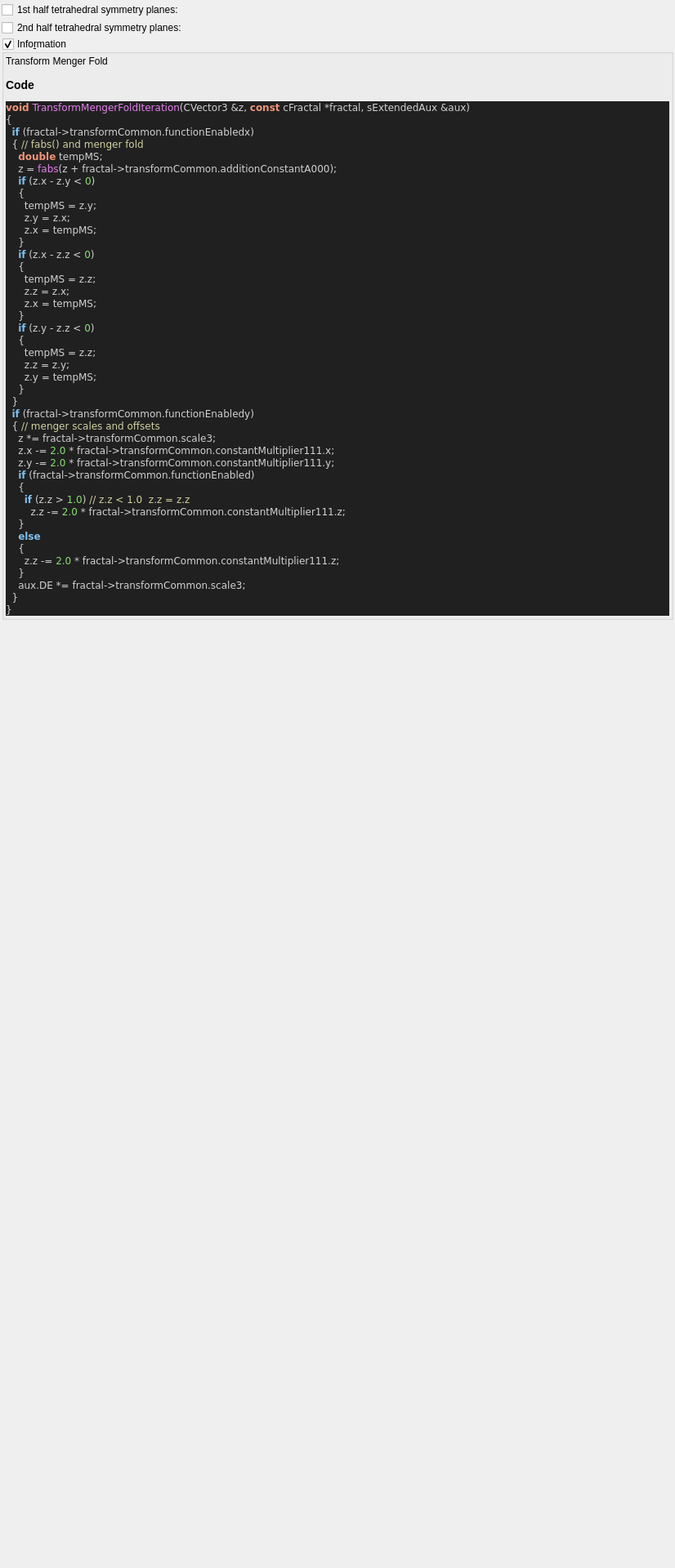
<?xml version="1.0" encoding="UTF-8"?>
<ui version="4.0">
 <class>Form</class>
 <widget class="QWidget" name="Form">
  <property name="geometry">
   <rect>
    <x>0</x>
    <y>0</y>
    <width>826</width>
    <height>1920</height>
   </rect>
  </property>
  <property name="windowTitle">
   <string>Form</string>
  </property>
  <layout class="QVBoxLayout" name="verticalLayout">
   <property name="spacing">
    <number>2</number>
   </property>
   <property name="leftMargin">
    <number>2</number>
   </property>
   <property name="topMargin">
    <number>2</number>
   </property>
   <property name="rightMargin">
    <number>2</number>
   </property>
   <property name="bottomMargin">
    <number>2</number>
   </property>
   <item>
    <widget class="QCheckBox" name="checkBox_transf_function_enabledx">
     <property name="text">
      <string>1st half tetrahedral symmetry planes:</string>
     </property>
    </widget>
   </item>
   <item>
    <widget class="QCheckBox" name="checkBox_transf_function_enabledy">
     <property name="text">
      <string>2nd half tetrahedral symmetry planes:</string>
     </property>
    </widget>
   </item>
   <item>
    <widget class="MyGroupBox" name="groupCheck_info">
     <property name="title">
      <string>Info&amp;rmation</string>
     </property>
     <property name="flat">
      <bool>false</bool>
     </property>
     <property name="checkable">
      <bool>true</bool>
     </property>
     <layout class="QVBoxLayout" name="verticalLayout_2">
      <property name="spacing">
       <number>2</number>
      </property>
      <property name="leftMargin">
       <number>2</number>
      </property>
      <property name="topMargin">
       <number>2</number>
      </property>
      <property name="rightMargin">
       <number>2</number>
      </property>
      <property name="bottomMargin">
       <number>2</number>
      </property>
      <item>
       <widget class="QLabel" name="label_code_content">
        <property name="text">
         <string>&lt;p&gt;Transform Menger Fold&lt;/p&gt;&lt;table&gt;
&lt;/table&gt;
&lt;h3&gt;Code&lt;/h3&gt;
&lt;body style=&quot;background-color:#202020&quot;&gt;
&lt;pre style=&quot;color:#d0d0d0; background-color:#202020;  font-family:'Courier New',monospace;&quot;&gt;&lt;span style=&quot;color:#f09479; font-weight:bold&quot;&gt;void&lt;/span&gt; &lt;span style=&quot;color:#e47eed&quot;&gt;TransformMengerFoldIteration&lt;/span&gt;&lt;span style=&quot;color:#d0d0d0&quot;&gt;(&lt;/span&gt;CVector3 &lt;span style=&quot;color:#d0d0d0&quot;&gt;&amp;amp;&lt;/span&gt;z&lt;span style=&quot;color:#d0d0d0&quot;&gt;,&lt;/span&gt; &lt;span style=&quot;color:#f09479; font-weight:bold&quot;&gt;const&lt;/span&gt; cFractal &lt;span style=&quot;color:#d0d0d0&quot;&gt;*&lt;/span&gt;fractal&lt;span style=&quot;color:#d0d0d0&quot;&gt;,&lt;/span&gt; sExtendedAux &lt;span style=&quot;color:#d0d0d0&quot;&gt;&amp;amp;&lt;/span&gt;aux&lt;span style=&quot;color:#d0d0d0&quot;&gt;)&lt;/span&gt;
&lt;span style=&quot;color:#d0d0d0&quot;&gt;{&lt;/span&gt;
  &lt;span style=&quot;color:#7ec0ee; font-weight:bold&quot;&gt;if&lt;/span&gt; &lt;span style=&quot;color:#d0d0d0&quot;&gt;(&lt;/span&gt;fractal&lt;span style=&quot;color:#d0d0d0&quot;&gt;-&amp;gt;&lt;/span&gt;transformCommon&lt;span style=&quot;color:#d0d0d0&quot;&gt;.&lt;/span&gt;functionEnabledx&lt;span style=&quot;color:#d0d0d0&quot;&gt;)&lt;/span&gt;
  &lt;span style=&quot;color:#d0d0d0&quot;&gt;{&lt;/span&gt; &lt;span style=&quot;color:#d0d0a0&quot;&gt;// fabs() and menger fold&lt;/span&gt;
    &lt;span style=&quot;color:#f09479; font-weight:bold&quot;&gt;double&lt;/span&gt; tempMS&lt;span style=&quot;color:#d0d0d0&quot;&gt;;&lt;/span&gt;
    z &lt;span style=&quot;color:#d0d0d0&quot;&gt;=&lt;/span&gt; &lt;span style=&quot;color:#e47eed&quot;&gt;fabs&lt;/span&gt;&lt;span style=&quot;color:#d0d0d0&quot;&gt;(&lt;/span&gt;z &lt;span style=&quot;color:#d0d0d0&quot;&gt;+&lt;/span&gt; fractal&lt;span style=&quot;color:#d0d0d0&quot;&gt;-&amp;gt;&lt;/span&gt;transformCommon&lt;span style=&quot;color:#d0d0d0&quot;&gt;.&lt;/span&gt;additionConstantA000&lt;span style=&quot;color:#d0d0d0&quot;&gt;);&lt;/span&gt;
    &lt;span style=&quot;color:#7ec0ee; font-weight:bold&quot;&gt;if&lt;/span&gt; &lt;span style=&quot;color:#d0d0d0&quot;&gt;(&lt;/span&gt;z&lt;span style=&quot;color:#d0d0d0&quot;&gt;.&lt;/span&gt;x &lt;span style=&quot;color:#d0d0d0&quot;&gt;-&lt;/span&gt; z&lt;span style=&quot;color:#d0d0d0&quot;&gt;.&lt;/span&gt;y &lt;span style=&quot;color:#d0d0d0&quot;&gt;&amp;lt;&lt;/span&gt; &lt;span style=&quot;color:#87df71&quot;&gt;0&lt;/span&gt;&lt;span style=&quot;color:#d0d0d0&quot;&gt;)&lt;/span&gt;
    &lt;span style=&quot;color:#d0d0d0&quot;&gt;{&lt;/span&gt;
      tempMS &lt;span style=&quot;color:#d0d0d0&quot;&gt;=&lt;/span&gt; z&lt;span style=&quot;color:#d0d0d0&quot;&gt;.&lt;/span&gt;y&lt;span style=&quot;color:#d0d0d0&quot;&gt;;&lt;/span&gt;
      z&lt;span style=&quot;color:#d0d0d0&quot;&gt;.&lt;/span&gt;y &lt;span style=&quot;color:#d0d0d0&quot;&gt;=&lt;/span&gt; z&lt;span style=&quot;color:#d0d0d0&quot;&gt;.&lt;/span&gt;x&lt;span style=&quot;color:#d0d0d0&quot;&gt;;&lt;/span&gt;
      z&lt;span style=&quot;color:#d0d0d0&quot;&gt;.&lt;/span&gt;x &lt;span style=&quot;color:#d0d0d0&quot;&gt;=&lt;/span&gt; tempMS&lt;span style=&quot;color:#d0d0d0&quot;&gt;;&lt;/span&gt;
    &lt;span style=&quot;color:#d0d0d0&quot;&gt;}&lt;/span&gt;
    &lt;span style=&quot;color:#7ec0ee; font-weight:bold&quot;&gt;if&lt;/span&gt; &lt;span style=&quot;color:#d0d0d0&quot;&gt;(&lt;/span&gt;z&lt;span style=&quot;color:#d0d0d0&quot;&gt;.&lt;/span&gt;x &lt;span style=&quot;color:#d0d0d0&quot;&gt;-&lt;/span&gt; z&lt;span style=&quot;color:#d0d0d0&quot;&gt;.&lt;/span&gt;z &lt;span style=&quot;color:#d0d0d0&quot;&gt;&amp;lt;&lt;/span&gt; &lt;span style=&quot;color:#87df71&quot;&gt;0&lt;/span&gt;&lt;span style=&quot;color:#d0d0d0&quot;&gt;)&lt;/span&gt;
    &lt;span style=&quot;color:#d0d0d0&quot;&gt;{&lt;/span&gt;
      tempMS &lt;span style=&quot;color:#d0d0d0&quot;&gt;=&lt;/span&gt; z&lt;span style=&quot;color:#d0d0d0&quot;&gt;.&lt;/span&gt;z&lt;span style=&quot;color:#d0d0d0&quot;&gt;;&lt;/span&gt;
      z&lt;span style=&quot;color:#d0d0d0&quot;&gt;.&lt;/span&gt;z &lt;span style=&quot;color:#d0d0d0&quot;&gt;=&lt;/span&gt; z&lt;span style=&quot;color:#d0d0d0&quot;&gt;.&lt;/span&gt;x&lt;span style=&quot;color:#d0d0d0&quot;&gt;;&lt;/span&gt;
      z&lt;span style=&quot;color:#d0d0d0&quot;&gt;.&lt;/span&gt;x &lt;span style=&quot;color:#d0d0d0&quot;&gt;=&lt;/span&gt; tempMS&lt;span style=&quot;color:#d0d0d0&quot;&gt;;&lt;/span&gt;
    &lt;span style=&quot;color:#d0d0d0&quot;&gt;}&lt;/span&gt;
    &lt;span style=&quot;color:#7ec0ee; font-weight:bold&quot;&gt;if&lt;/span&gt; &lt;span style=&quot;color:#d0d0d0&quot;&gt;(&lt;/span&gt;z&lt;span style=&quot;color:#d0d0d0&quot;&gt;.&lt;/span&gt;y &lt;span style=&quot;color:#d0d0d0&quot;&gt;-&lt;/span&gt; z&lt;span style=&quot;color:#d0d0d0&quot;&gt;.&lt;/span&gt;z &lt;span style=&quot;color:#d0d0d0&quot;&gt;&amp;lt;&lt;/span&gt; &lt;span style=&quot;color:#87df71&quot;&gt;0&lt;/span&gt;&lt;span style=&quot;color:#d0d0d0&quot;&gt;)&lt;/span&gt;
    &lt;span style=&quot;color:#d0d0d0&quot;&gt;{&lt;/span&gt;
      tempMS &lt;span style=&quot;color:#d0d0d0&quot;&gt;=&lt;/span&gt; z&lt;span style=&quot;color:#d0d0d0&quot;&gt;.&lt;/span&gt;z&lt;span style=&quot;color:#d0d0d0&quot;&gt;;&lt;/span&gt;
      z&lt;span style=&quot;color:#d0d0d0&quot;&gt;.&lt;/span&gt;z &lt;span style=&quot;color:#d0d0d0&quot;&gt;=&lt;/span&gt; z&lt;span style=&quot;color:#d0d0d0&quot;&gt;.&lt;/span&gt;y&lt;span style=&quot;color:#d0d0d0&quot;&gt;;&lt;/span&gt;
      z&lt;span style=&quot;color:#d0d0d0&quot;&gt;.&lt;/span&gt;y &lt;span style=&quot;color:#d0d0d0&quot;&gt;=&lt;/span&gt; tempMS&lt;span style=&quot;color:#d0d0d0&quot;&gt;;&lt;/span&gt;
    &lt;span style=&quot;color:#d0d0d0&quot;&gt;}&lt;/span&gt;
  &lt;span style=&quot;color:#d0d0d0&quot;&gt;}&lt;/span&gt;
  &lt;span style=&quot;color:#7ec0ee; font-weight:bold&quot;&gt;if&lt;/span&gt; &lt;span style=&quot;color:#d0d0d0&quot;&gt;(&lt;/span&gt;fractal&lt;span style=&quot;color:#d0d0d0&quot;&gt;-&amp;gt;&lt;/span&gt;transformCommon&lt;span style=&quot;color:#d0d0d0&quot;&gt;.&lt;/span&gt;functionEnabledy&lt;span style=&quot;color:#d0d0d0&quot;&gt;)&lt;/span&gt;
  &lt;span style=&quot;color:#d0d0d0&quot;&gt;{&lt;/span&gt; &lt;span style=&quot;color:#d0d0a0&quot;&gt;// menger scales and offsets&lt;/span&gt;
    z &lt;span style=&quot;color:#d0d0d0&quot;&gt;*=&lt;/span&gt; fractal&lt;span style=&quot;color:#d0d0d0&quot;&gt;-&amp;gt;&lt;/span&gt;transformCommon&lt;span style=&quot;color:#d0d0d0&quot;&gt;.&lt;/span&gt;scale3&lt;span style=&quot;color:#d0d0d0&quot;&gt;;&lt;/span&gt;
    z&lt;span style=&quot;color:#d0d0d0&quot;&gt;.&lt;/span&gt;x &lt;span style=&quot;color:#d0d0d0&quot;&gt;-=&lt;/span&gt; &lt;span style=&quot;color:#87df71&quot;&gt;2.0&lt;/span&gt; &lt;span style=&quot;color:#d0d0d0&quot;&gt;*&lt;/span&gt; fractal&lt;span style=&quot;color:#d0d0d0&quot;&gt;-&amp;gt;&lt;/span&gt;transformCommon&lt;span style=&quot;color:#d0d0d0&quot;&gt;.&lt;/span&gt;constantMultiplier111&lt;span style=&quot;color:#d0d0d0&quot;&gt;.&lt;/span&gt;x&lt;span style=&quot;color:#d0d0d0&quot;&gt;;&lt;/span&gt;
    z&lt;span style=&quot;color:#d0d0d0&quot;&gt;.&lt;/span&gt;y &lt;span style=&quot;color:#d0d0d0&quot;&gt;-=&lt;/span&gt; &lt;span style=&quot;color:#87df71&quot;&gt;2.0&lt;/span&gt; &lt;span style=&quot;color:#d0d0d0&quot;&gt;*&lt;/span&gt; fractal&lt;span style=&quot;color:#d0d0d0&quot;&gt;-&amp;gt;&lt;/span&gt;transformCommon&lt;span style=&quot;color:#d0d0d0&quot;&gt;.&lt;/span&gt;constantMultiplier111&lt;span style=&quot;color:#d0d0d0&quot;&gt;.&lt;/span&gt;y&lt;span style=&quot;color:#d0d0d0&quot;&gt;;&lt;/span&gt;
    &lt;span style=&quot;color:#7ec0ee; font-weight:bold&quot;&gt;if&lt;/span&gt; &lt;span style=&quot;color:#d0d0d0&quot;&gt;(&lt;/span&gt;fractal&lt;span style=&quot;color:#d0d0d0&quot;&gt;-&amp;gt;&lt;/span&gt;transformCommon&lt;span style=&quot;color:#d0d0d0&quot;&gt;.&lt;/span&gt;functionEnabled&lt;span style=&quot;color:#d0d0d0&quot;&gt;)&lt;/span&gt;
    &lt;span style=&quot;color:#d0d0d0&quot;&gt;{&lt;/span&gt;
      &lt;span style=&quot;color:#7ec0ee; font-weight:bold&quot;&gt;if&lt;/span&gt; &lt;span style=&quot;color:#d0d0d0&quot;&gt;(&lt;/span&gt;z&lt;span style=&quot;color:#d0d0d0&quot;&gt;.&lt;/span&gt;z &lt;span style=&quot;color:#d0d0d0&quot;&gt;&amp;gt;&lt;/span&gt; &lt;span style=&quot;color:#87df71&quot;&gt;1.0&lt;/span&gt;&lt;span style=&quot;color:#d0d0d0&quot;&gt;)&lt;/span&gt; &lt;span style=&quot;color:#d0d0a0&quot;&gt;// z.z &amp;lt; 1.0  z.z = z.z&lt;/span&gt;
        z&lt;span style=&quot;color:#d0d0d0&quot;&gt;.&lt;/span&gt;z &lt;span style=&quot;color:#d0d0d0&quot;&gt;-=&lt;/span&gt; &lt;span style=&quot;color:#87df71&quot;&gt;2.0&lt;/span&gt; &lt;span style=&quot;color:#d0d0d0&quot;&gt;*&lt;/span&gt; fractal&lt;span style=&quot;color:#d0d0d0&quot;&gt;-&amp;gt;&lt;/span&gt;transformCommon&lt;span style=&quot;color:#d0d0d0&quot;&gt;.&lt;/span&gt;constantMultiplier111&lt;span style=&quot;color:#d0d0d0&quot;&gt;.&lt;/span&gt;z&lt;span style=&quot;color:#d0d0d0&quot;&gt;;&lt;/span&gt;
    &lt;span style=&quot;color:#d0d0d0&quot;&gt;}&lt;/span&gt;
    &lt;span style=&quot;color:#7ec0ee; font-weight:bold&quot;&gt;else&lt;/span&gt;
    &lt;span style=&quot;color:#d0d0d0&quot;&gt;{&lt;/span&gt;
      z&lt;span style=&quot;color:#d0d0d0&quot;&gt;.&lt;/span&gt;z &lt;span style=&quot;color:#d0d0d0&quot;&gt;-=&lt;/span&gt; &lt;span style=&quot;color:#87df71&quot;&gt;2.0&lt;/span&gt; &lt;span style=&quot;color:#d0d0d0&quot;&gt;*&lt;/span&gt; fractal&lt;span style=&quot;color:#d0d0d0&quot;&gt;-&amp;gt;&lt;/span&gt;transformCommon&lt;span style=&quot;color:#d0d0d0&quot;&gt;.&lt;/span&gt;constantMultiplier111&lt;span style=&quot;color:#d0d0d0&quot;&gt;.&lt;/span&gt;z&lt;span style=&quot;color:#d0d0d0&quot;&gt;;&lt;/span&gt;
    &lt;span style=&quot;color:#d0d0d0&quot;&gt;}&lt;/span&gt;
    aux&lt;span style=&quot;color:#d0d0d0&quot;&gt;.&lt;/span&gt;DE &lt;span style=&quot;color:#d0d0d0&quot;&gt;*=&lt;/span&gt; fractal&lt;span style=&quot;color:#d0d0d0&quot;&gt;-&amp;gt;&lt;/span&gt;transformCommon&lt;span style=&quot;color:#d0d0d0&quot;&gt;.&lt;/span&gt;scale3&lt;span style=&quot;color:#d0d0d0&quot;&gt;;&lt;/span&gt;
  &lt;span style=&quot;color:#d0d0d0&quot;&gt;}&lt;/span&gt;
&lt;span style=&quot;color:#d0d0d0&quot;&gt;}&lt;/span&gt;
&lt;/pre&gt;
&lt;/body&gt;</string>
        </property>
        <property name="wordWrap">
         <bool>true</bool>
        </property>
        <property name="openExternalLinks">
         <bool>true</bool>
        </property>
        <property name="textInteractionFlags">
         <set>Qt::LinksAccessibleByMouse|Qt::TextSelectableByMouse</set>
        </property>
       </widget>
      </item>
     </layout>
    </widget>
   </item>
   <item>
    <spacer name="verticalSpacer_2">
     <property name="orientation">
      <enum>Qt::Vertical</enum>
     </property>
     <property name="sizeHint" stdset="0">
      <size>
       <width>20</width>
       <height>40</height>
      </size>
     </property>
    </spacer>
   </item>
  </layout>
 </widget>
 <customwidgets>
  <customwidget>
   <class>MyGroupBox</class>
   <extends>QGroupBox</extends>
   <header>my_group_box.h</header>
   <container>1</container>
  </customwidget>
 </customwidgets>
 <resources/>
 <connections/>
</ui>
